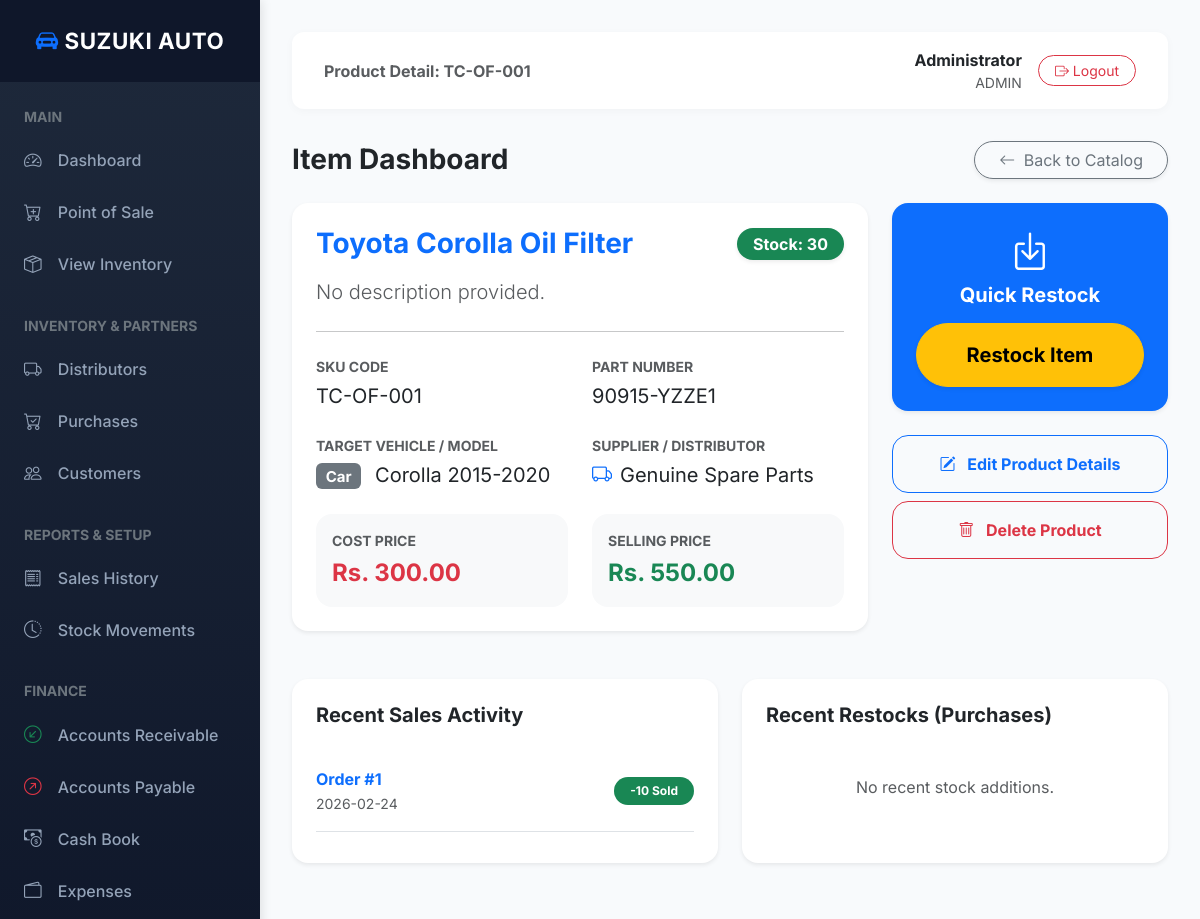
The page /products/2 (signed in) on the database its author committed.
### models.py (models this page shows, shortened)
class Product(db.Model):
    id = db.Column(db.Integer, primary_key=True)
    name = db.Column(db.String(200), nullable=False)
    description = db.Column(db.Text)
    sku = db.Column(db.String(50), unique=True)
    stock_quantity = db.Column(db.Integer, default=0)
    cost_price = db.Column(db.Numeric(12, 2))
    selling_price = db.Column(db.Numeric(12, 2))
    distributor_id = db.Column(db.Integer, db.ForeignKey('distributor.id'), nullable=True)
    vehicle_type = db.Column(db.String(100))  # e.g., Car, Motorcycle, Truck
    vehicle_model = db.Column(db.String(100))  # e.g., Civic 2019, Mehran
    part_number = db.Column(db.String(100))  # Original part number
    min_stock_level = db.Column(db.Integer, default=5)
    is_active = db.Column(db.Boolean, default=True)
    created_at = db.Column(db.DateTime, default=datetime.utcnow)
    distributor = db.relationship('Distributor', back_populates='products')
    order_items = db.relationship('OrderItem', back_populates='product', lazy=True)
    purchase_items = db.relationship('PurchaseOrderItem', back_populates='product', lazy=True)
    stock_movements = db.relationship('StockMovement', back_populates='product', lazy=True)

class User(db.Model, UserMixin):
    id = db.Column(db.Integer, primary_key=True)
    username = db.Column(db.String(150), unique=True, nullable=False)
    password_hash = db.Column(db.String(200), nullable=False)
    role = db.Column(db.String(20), nullable=False)  # staff / admin
    full_name = db.Column(db.String(200))
    phone = db.Column(db.String(20))
    created_orders = db.relationship('Order', foreign_keys='Order.created_by', back_populates='creator', lazy=True)
    approved_orders = db.relationship('Order', foreign_keys='Order.approved_by', back_populates='approver', lazy=True)
    created_purchases = db.relationship('PurchaseOrder', foreign_keys='PurchaseOrder.created_by', back_populates='creator', lazy=True)

class Distributor(db.Model):
    id = db.Column(db.Integer, primary_key=True)
    name = db.Column(db.String(200), nullable=False)
    contact_person = db.Column(db.String(200))
    phone = db.Column(db.String(20))
    email = db.Column(db.String(200))
    address = db.Column(db.Text)
    payment_terms = db.Column(db.Integer, default=30)  # Days
    created_at = db.Column(db.DateTime, default=datetime.utcnow)
    products = db.relationship('Product', back_populates='distributor', lazy=True)
    purchase_orders = db.relationship('PurchaseOrder', back_populates='distributor', lazy=True)
    transactions = db.relationship('SupplierTransaction', back_populates='distributor', lazy=True)

class OrderItem(db.Model):
    id = db.Column(db.Integer, primary_key=True)
    order_id = db.Column(db.Integer, db.ForeignKey('order.id', ondelete='CASCADE'))
    product_id = db.Column(db.Integer, db.ForeignKey('product.id'))
    quantity = db.Column(db.Integer)
    price = db.Column(db.Numeric(12, 2), nullable=True)  # Selling price at time of order
    order = db.relationship('Order', back_populates='items')
    product = db.relationship('Product', back_populates='order_items')

class Order(db.Model):
    id = db.Column(db.Integer, primary_key=True)
    created_by = db.Column(db.Integer, db.ForeignKey('user.id'))
    approved_by = db.Column(db.Integer, db.ForeignKey('user.id'), nullable=True)
    customer_id = db.Column(db.Integer, db.ForeignKey('customer.id'), nullable=True)
    customer_name = db.Column(db.String(200)) # Keep for walk-in cash sales
    customer_phone = db.Column(db.String(20))
    customer_address = db.Column(db.Text)
    status = db.Column(db.String(20), default='draft')  # draft, approved, completed, cancelled
    order_type = db.Column(db.String(20), default='sale')  # sale, credit_sale
    total_amount = db.Column(db.Numeric(12, 2), default=0.0)
    total_profit = db.Column(db.Numeric(12, 2), default=0.0)
    amount_paid = db.Column(db.Numeric(12, 2), default=0.0)
    due_date = db.Column(db.DateTime, nullable=True)
    created_at = db.Column(db.DateTime, default=datetime.utcnow)
    customer = db.relationship('Customer', back_populates='orders', lazy=True)
    items = db.relationship('OrderItem', back_populates='order', lazy=True, cascade='all, delete-orphan')
    creator = db.relationship('User', foreign_keys=[created_by], back_populates='created_orders')
    approver = db.relationship('User', foreign_keys=[approved_by], back_populates='approved_orders')
    transactions = db.relationship('CustomerTransaction', back_populates='order', lazy=True)

### routes/products.py (the view)
@products_bp.route('/<int:id>')
@login_required
def product_detail(id):
    found, product, recent_sales, recent_purchases, *error = ProductController.get_product_details(id)
    if not found:
        message = error[0] if error else "Product not found."
        flash(message, "danger")
        return redirect(url_for('products.products'))
    return render_template('product_detail.html', product=product, recent_sales=recent_sales, recent_purchases=recent_purchases)

### templates/product_detail.html
{% extends "base.html" %}
{% block page_title %}Product Detail: {{ product.sku }}{% endblock %}
{% block content %}
<div class="d-flex justify-content-between align-items-center mb-4">
  <h3 class="fw-bold mb-0">Item Dashboard</h3>
  <a href="{{ url_for('products.products') }}" class="btn btn-outline-secondary rounded-pill px-4 shadow-sm">
    <i class="bi bi-arrow-left me-1"></i> Back to Catalog
  </a>
</div>
<div class="row mb-4">
  <div class="col-md-8 mb-4">
    <div class="card border-0 shadow-sm rounded-4 h-100">
      <div class="card-body p-4">
        <div class="d-flex justify-content-between align-items-center mb-3">
            <h3 class="fw-bold mb-0 text-primary">{{ product.name }}</h3>
            <span class="badge {% if product.stock_quantity <= product.min_stock_level %}bg-danger{% else %}bg-success{% endif %} fs-6 px-3 py-2 rounded-pill shadow-sm">
              Stock: {{ product.stock_quantity }}
            </span>
        </div>
        <p class="text-muted lead">{{ product.description or 'No description provided.' }}</p>
        <hr class="my-4">
        <div class="row g-4">
            <div class="col-sm-6">
                <p class="text-muted small text-uppercase fw-bold tracking-wider mb-1">SKU Code</p>
                <div class="fs-5">{{ product.sku or product.id }}</div>
            </div>
            <div class="col-sm-6">
                <p class="text-muted small text-uppercase fw-bold tracking-wider mb-1">Part Number</p>
                <div class="fs-5">{{ product.part_number or 'N/A' }}</div>
            </div>
            <div class="col-sm-6">
                <p class="text-muted small text-uppercase fw-bold tracking-wider mb-1">Target Vehicle / Model</p>
                <div class="fs-5">
                    {% if product.vehicle_type %}<span class="badge bg-secondary me-2">{{ product.vehicle_type }}</span>{% endif %}
                    {{ product.vehicle_model or 'Universal' }}
                </div>
            </div>
            <div class="col-sm-6">
                <p class="text-muted small text-uppercase fw-bold tracking-wider mb-1">Supplier / Distributor</p>
                <div class="fs-5">
                    {% if product.distributor %}
                    <i class="bi bi-truck text-primary me-2"></i>{{ product.distributor.name }}
                    {% else %}
                    <span class="text-muted">Independent</span>
                    {% endif %}
                </div>
            </div>
            {% if current_user.role == 'admin' %}
            <div class="col-sm-6 mt-4">
                <div class="p-3 bg-light rounded-4">
                    <p class="text-muted small text-uppercase fw-bold tracking-wider mb-1">Cost Price</p>
                    <div class="fs-4 fw-bold text-danger">Rs. {{ "%.2f"|format(product.cost_price) }}</div>
                </div>
            </div>
            <div class="col-sm-6 mt-4">
                <div class="p-3 bg-light rounded-4">
                    <p class="text-muted small text-uppercase fw-bold tracking-wider mb-1">Selling Price</p>
                    <div class="fs-4 fw-bold text-success">Rs. {{ "%.2f"|format(product.selling_price) }}</div>
                </div>
            </div>
            {% endif %}
        </div>
      </div>
    </div>
  </div>
  <div class="col-md-4 mb-4">
    {% if current_user.role == 'admin' %}
    <div class="card border-0 shadow-sm rounded-4 bg-primary text-white mb-4">
      <div class="card-body p-4 text-center">
        <h5 class="fw-bold mb-3"><i class="bi bi-box-arrow-in-down mb-2 d-block fs-1"></i> Quick Restock</h5>
        <a href="{{ url_for('products.restock_product', id=product.id) }}" class="btn btn-warning w-100 py-3 rounded-pill fw-bold shadow-sm fs-5">
          Restock Item
        </a>
      </div>
    </div>
    <div class="d-grid gap-2">
        <a href="{{ url_for('products.edit_product', id=product.id) }}" class="btn btn-outline-primary py-3 rounded-4 fw-bold">
            <i class="bi bi-pencil-square me-2"></i> Edit Product Details
        </a>
        <a href="{{ url_for('products.delete_product', id=product.id) }}" class="btn btn-outline-danger py-3 rounded-4 fw-bold" onclick="return confirm('WARNING: Are you sure you want to delete this product?');">
            <i class="bi bi-trash me-2"></i> Delete Product
        </a>
    </div>
    {% endif %}
  </div>
</div>
<div class="row">
    <div class="col-md-6 mb-4">
        <div class="card border-0 shadow-sm rounded-4 h-100">
            <div class="card-body p-4">
                <h5 class="fw-bold mb-4">Recent Sales Activity</h5>
                {% if recent_sales %}
                <ul class="list-group list-group-flush">
                    {% for item in recent_sales %}
                    <li class="list-group-item d-flex justify-content-between align-items-center border-0 px-0 py-3 border-bottom">
                        <div>
                            <div class="fw-bold"><a href="{{ url_for('sales.order_detail', order_id=item.order.id) }}" class="text-decoration-none">Order #{{ item.order.id }}</a></div>
                            <small class="text-muted">{{ item.order.created_at.strftime('%Y-%m-%d') }}</small>
                        </div>
                        <span class="badge bg-success rounded-pill px-3 py-2">-{{ item.quantity }} Sold</span>
                    </li>
                    {% endfor %}
                </ul>
                {% else %}
                <p class="text-muted text-center py-4">No recent sales.</p>
                {% endif %}
            </div>
        </div>
    </div>
    <div class="col-md-6 mb-4">
        <div class="card border-0 shadow-sm rounded-4 h-100">
            <div class="card-body p-4">
                <h5 class="fw-bold mb-4">Recent Restocks (Purchases)</h5>
                {% if recent_purchases %}
                <ul class="list-group list-group-flush">
                    {% for item in recent_purchases %}
                    <li class="list-group-item d-flex justify-content-between align-items-center border-0 px-0 py-3 border-bottom">
                        <div>
                            <div class="fw-bold"><a href="{{ url_for('purchases.purchase_order_detail', id=item.purchase_order.id) }}" class="text-decoration-none">PO #{{ item.purchase_order.id }}</a></div>
                            <small class="text-muted">{{ item.purchase_order.created_at.strftime('%Y-%m-%d') }}</small>
                        </div>
                        <span class="badge bg-warning text-dark rounded-pill px-3 py-2">+{{ item.quantity }} Added</span>
                    </li>
                    {% endfor %}
                </ul>
                {% else %}
                <p class="text-muted text-center py-4">No recent stock additions.</p>
                {% endif %}
            </div>
        </div>
    </div>
</div>
{% endblock %}

### templates/base.html (shortened to what this page needs)
<!doctype html>
<html lang="en">
  <head>
    <link href="https://cdn.jsdelivr.net/npm/bootstrap@5.3.0/dist/css/bootstrap.min.css" rel="stylesheet" />
    <link href="https://cdn.jsdelivr.net/npm/bootstrap-icons@1.11.0/font/bootstrap-icons.css" rel="stylesheet" />
  </head>
  <body>
    {% if current_user.is_authenticated %}
    <div class="d-flex flex-column flex-lg-row">
      <nav class="sidebar flex-shrink-0">
        <a href="{{ url_for('main.dashboard') }}" class="brand">
          <i class="bi bi-car-front-fill text-primary"></i> SUZUKI AUTO
        </a>
        <div class="sidebar-nav">
          <div class="px-4 mb-2 text-uppercase text-secondary small fw-bold tracking-wider">Main</div>
          <a href="{{ url_for('main.dashboard') }}"><i class="bi bi-speedometer2"></i> Dashboard</a>
          <a href="{{ url_for('sales.create_order') }}"><i class="bi bi-cart-plus"></i> Point of Sale</a>
          <a href="{{ url_for('products.products') }}"><i class="bi bi-box-seam"></i> View Inventory</a>
          {% if current_user.role == 'admin' %}
          <div class="px-4 mt-4 mb-2 text-uppercase text-secondary small fw-bold tracking-wider">Inventory & Partners</div>
          <a href="{{ url_for('distributors.list_distributors') }}"><i class="bi bi-truck"></i> Distributors</a>
          <a href="{{ url_for('purchases.purchase_orders') }}"><i class="bi bi-cart-check"></i> Purchases</a>
          <a href="{{ url_for('customers.index') }}"><i class="bi bi-people"></i> Customers</a>
          <div class="px-4 mt-4 mb-2 text-uppercase text-secondary small fw-bold tracking-wider">Reports & Setup</div>
          <a href="{{ url_for('sales.sales_history') }}"><i class="bi bi-receipt"></i> Sales History</a>
          <a href="{{ url_for('analytics.stock_movements') }}"><i class="bi bi-clock-history"></i> Stock Movements</a>
          <div class="px-4 mt-4 mb-2 text-uppercase text-secondary small fw-bold tracking-wider">Finance</div>
          <a href="{{ url_for('analytics.receivables') }}"><i class="bi bi-arrow-down-left-circle text-success"></i> Accounts Receivable</a>
          <a href="{{ url_for('analytics.payables') }}"><i class="bi bi-arrow-up-right-circle text-danger"></i> Accounts Payable</a>
          <a href="{{ url_for('analytics.cashbook') }}"><i class="bi bi-cash-coin"></i> Cash Book</a>
          <a href="{{ url_for('expenses.list_expenses') }}"><i class="bi bi-wallet2"></i> Expenses</a>
          {% endif %}
        </div>
      </nav>
      <div class="main-content flex-grow-1">
        <div class="topbar">
          <div class="text-muted fw-bold">
            {% block page_title %}{% endblock %}
          </div>
          <div class="d-flex align-items-center">
            <div class="me-3 text-end d-none d-sm-block">
              <div class="fw-bold text-dark">{{ current_user.full_name or current_user.username }}</div>
              <div class="small text-muted text-uppercase tracking-wider">{{ current_user.role }}</div>
            </div>
            <a href="{{ url_for('auth.logout') }}" class="btn btn-outline-danger btn-sm rounded-pill px-3">
              <i class="bi bi-box-arrow-right"></i> Logout
            </a>
          </div>
        </div>
        {% block content %}{% endblock %}
      </div>
    </div>
    {% endif %}
  </body>
</html>

### rows shown on the page
Product: sku "TC-OF-001", name "Toyota Corolla Oil Filter", stock_quantity "30", description "No description provided.", part_number "90915-YZZE1", vehicle_type "Car", vehicle_model "Corolla 2015-2020", cost_price "300.00", selling_price "550.00"
User: full_name "Administrator", role "ADMIN"
Distributor: distributor.name "Genuine Spare Parts"
OrderItem: order.id "1", order.created_at "2026-02-24", quantity "10"
